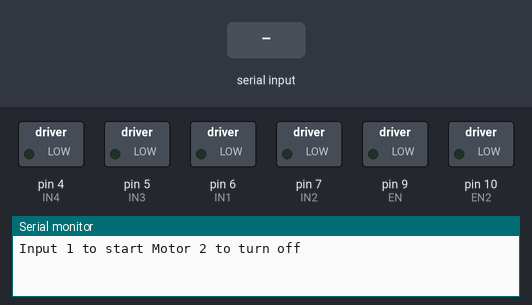
Simulated run of this sketch. Board: Arduino Uno, built with avr-gcc and run on an emulated ATmega328P. Shown: switched loads named in the sketch (green lamp = pin HIGH), the last lines printed to the serial monitor. Inputs (shaded band) come from the test bench.

Above: at 1.2 s.
1.3 s: "1\n" received over Serial
At 2.3 s:
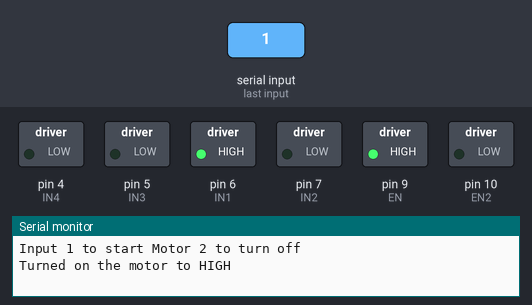
2.8 s: "2\n" received over Serial
At 3.4 s:
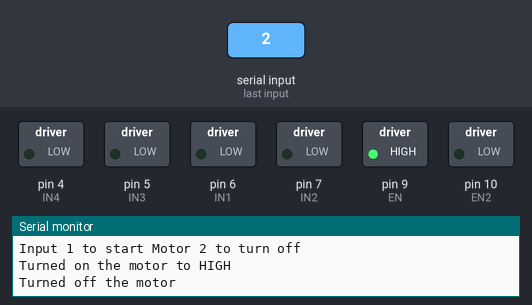
Timing chart, 0 to 5.8 s (numbered marks = the images above; inputs shaded):
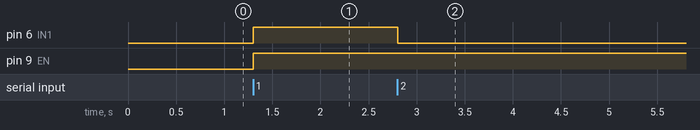

Measured:
- after the input at 1.3 s, pin 6 (IN1), pin 9 (EN): LOW → HIGH at once
- after the input at 2.8 s, pin 6 (IN1): HIGH → LOW at once

The sketch:

serialcontrol_motors.ino
```cpp
#include <L298N.h>


//pin definition
#define EN 9
#define IN1 6
#define IN2 7

// adding second motor
#define EN2 10
#define IN3 5
#define IN4 4


void setup() {
  // initialize motor pins
  pinMode(EN, OUTPUT);
  pinMode(IN1, OUTPUT);
  pinMode(IN2, OUTPUT);

  // initialize second motor pins
  pinMode(EN2, OUTPUT);
  pinMode(IN3, OUTPUT);
  pinMode(IN4, OUTPUT);

  //used for display information
  Serial.begin(9600);
  while(!Serial);
  Serial.println("Input 1 to start Motor 2 to turn off");
  //motor.setSpeed(80); // an integer between 0 and 255

}

//create a motor instance
//L298N motor(EN, IN1, IN2); // IN1 and IN2 are the digial pins connected to IN1 and IN2 pins of the module


void loop() {

  if (Serial.available()) { // next try doing this whole loop in switch statements
    int state = Serial.parseInt();
    if (state == 1) {
      digitalWrite(IN1, HIGH);
      digitalWrite(IN2, LOW);
      analogWrite(EN, 255);
     // digitalWrite(IN3, HIGH);
     // analogWrite(EN2, 255);
      Serial.println("Turned on the motor to HIGH");
    }
    else if (state == 2) {
      digitalWrite(IN1, LOW);
      // turn off second motor
     // digitalWrite(IN3, LOW);
      Serial.println("Turned off the motor");
    }
  }
}
```
